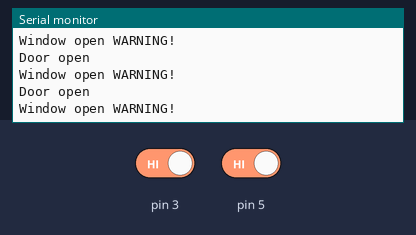
Recording of a sketch running on a simulated Arduino Uno, built with avr-gcc and run on an emulated ATmega328P. Parts: the last lines printed to the serial monitor. The inputs (shaded band) are chosen by the test bench; at power-on: pin 3 HIGH, pin 5 HIGH.

Above: at 2.8 s.
2.9 s: pin 3 driven LOW
At 4.4 s:
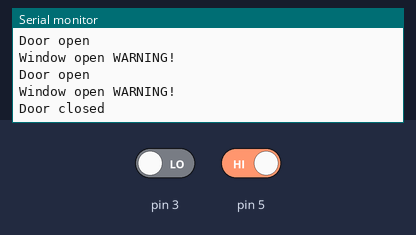
6.5 s: pin 5 driven LOW
At 7.9 s:
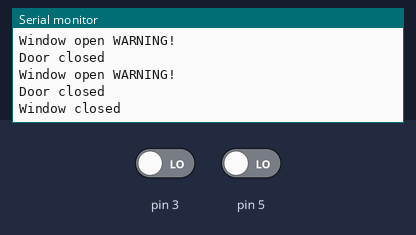

The sketch:

door_and_window_alarm.ino
```cpp
void setup()
{
  Serial.begin(9600);
  pinMode(5, INPUT);
  pinMode(3, INPUT);
};

void loop() {
  if (digitalRead(5) == LOW){
    delay(500);
    Serial.println("Window closed");
  }
  else {
    delay(500);
    Serial.println("Window open WARNING!");
  }
  if (digitalRead(3) == LOW){
    delay(500);
    Serial.println("Door closed");
  }
  else {
    delay(500);
    Serial.println("Door open");
  }
}
```

Measured:
- after the input at 2.9 s, the serial monitor: prints a new line after 1.1 s (image 1)
- after the input at 6.5 s, the serial monitor: prints a new line after 1.0 s (image 2)
